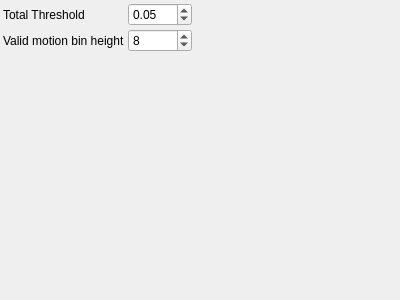
<?xml version="1.0" encoding="UTF-8"?>
<ui version="4.0">
 <class>DecisionParamsControlWidget</class>
 <widget class="QWidget" name="DecisionParamsControlWidget">
  <property name="geometry">
   <rect>
    <x>0</x>
    <y>0</y>
    <width>400</width>
    <height>300</height>
   </rect>
  </property>
  <property name="windowTitle">
   <string>DecisionParams</string>
  </property>
   <layout class="QGridLayout" name="gridLayout">
    <property name="margin">
     <number>3</number>
    </property>
    <property name="spacing">
     <number>3</number>
    </property>
    <item row="0" column="0">
     <widget class="QLabel" name="label_0">
       <property name="text">
         <string>Total Threshold</string>
       </property>
     </widget>
    </item>
    <item row="0" column="1">
     <widget class="QDoubleSpinBox" name="totalThresholdSpinBox">
       <property name="toolTip">
         <string>Total Threshold</string>
       </property>
       <property name="minimum">
        <double>0.0001</double>
       </property>
       <property name="maximum">
        <double>100</double>
       </property>
       <property name="singleStep">
        <double>1</double>
       </property>
       <property name="value">
        <double>0.05</double>
       </property>
     </widget>
    </item>
    <item row="1" column="0">
     <widget class="QLabel" name="label_1">
       <property name="text">
         <string>Valid motion bin height</string>
       </property>
     </widget>
    </item>
    <item row="1" column="1">
     <widget class="QSpinBox" name="validMotionBinHeightSpinBox">
       <property name="toolTip">
         <string>Valid motion bin height</string>
       </property>
       <property name="minimum">
        <number>2</number>
       </property>
       <property name="maximum">
        <number>99999</number>
       </property>
       <property name="singleStep">
        <number>1</number>
       </property>
       <property name="value">
        <number>8</number>
       </property>
     </widget>
    </item>
   <item row="2" column="0">
    <spacer name="verticalSpacer">
     <property name="orientation">
      <enum>Qt::Vertical</enum>
     </property>
     <property name="sizeHint" stdset="0">
      <size>
       <width>0</width>
       <height>0</height>
      </size>
     </property>
    </spacer>
   </item>
   <item row="2" column="2">
    <spacer name="horizontalSpacer">
     <property name="orientation">
      <enum>Qt::Horizontal</enum>
     </property>
     <property name="sizeHint" stdset="0">
      <size>
       <width>0</width>
       <height>0</height>
      </size>
     </property>
    </spacer>
   </item>
  </layout>
 </widget>
 <layoutdefault spacing="3" margin="3"/>
 <resources/>
 <connections>
  <connection>
   <sender>totalThresholdSpinBox</sender>
   <signal>valueChanged(double)</signal>
   <receiver>DecisionParamsControlWidget</receiver>
   <slot>changeParameters()</slot>
  </connection>
  <connection>
   <sender>validMotionBinHeightSpinBox</sender>
   <signal>valueChanged(int)</signal>
   <receiver>DecisionParamsControlWidget</receiver>
   <slot>changeParameters()</slot>
  </connection>
 </connections>
 <slots>
  <slot>changeParameters()</slot>
 </slots>
 <customwidgets>
 </customwidgets>
</ui>
